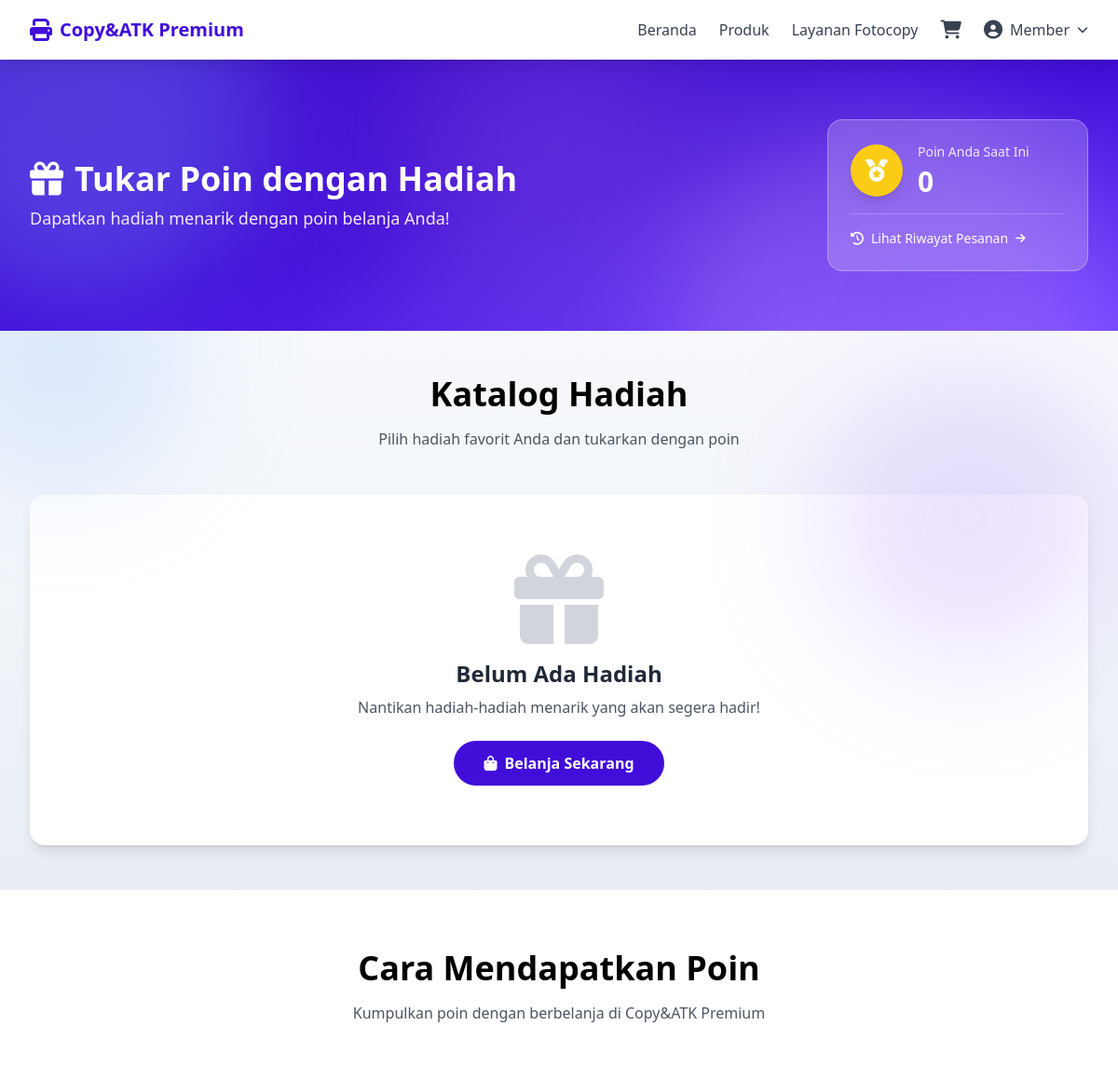
Before: /hadiah.php (signed in, upper part) with the older database file.
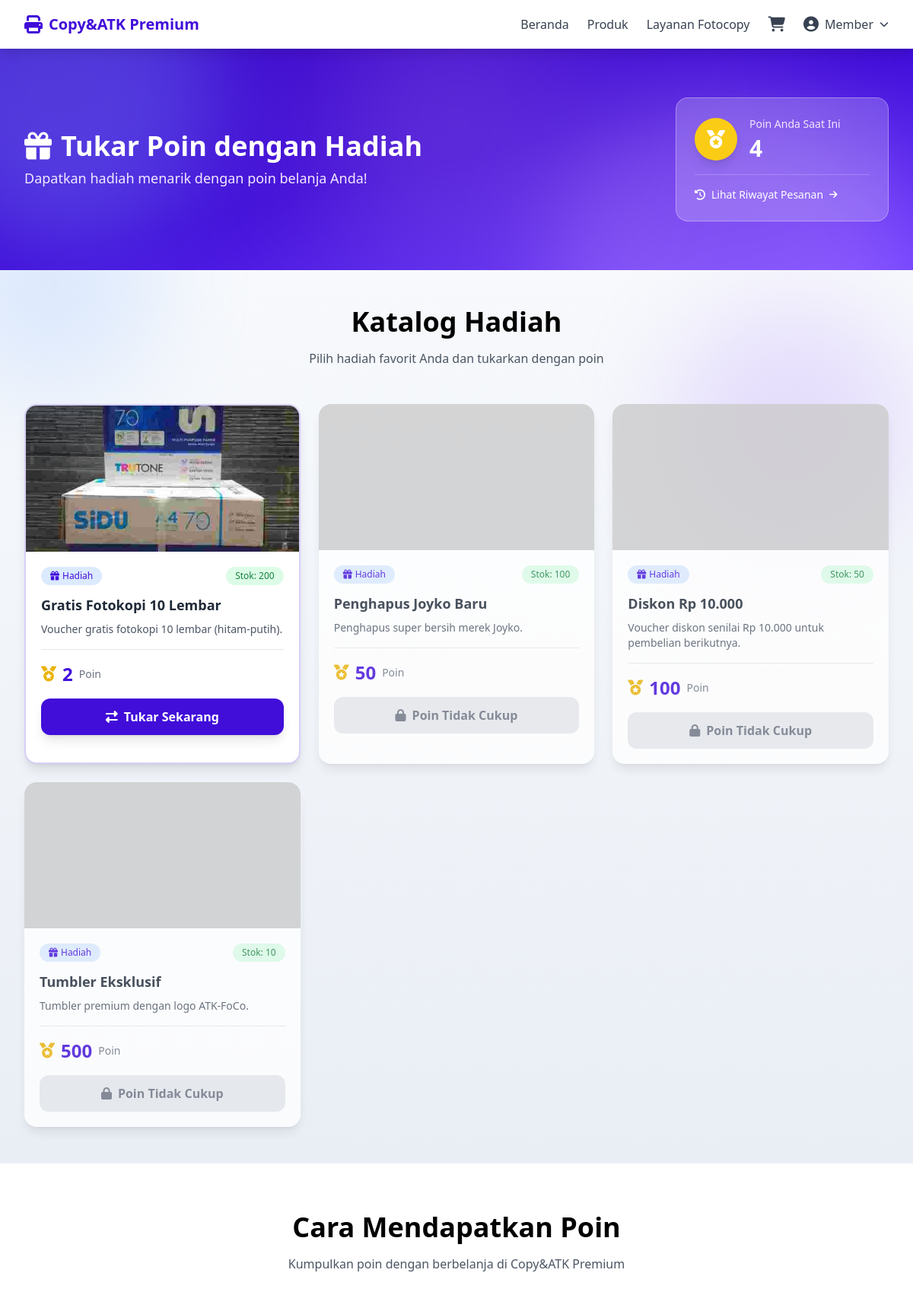
After: the same page with the newer database file.
### tables this page shows
CREATE TABLE `users` (
  `id` int NOT NULL,
  `nama` varchar(100) NOT NULL,
  `email` varchar(100) NOT NULL,
  `password` varchar(255) NOT NULL,
  `role` enum('admin','customer') DEFAULT 'customer',
  `telepon` varchar(20) DEFAULT NULL,
  `poin` int DEFAULT '0',
  `alamat` text,
  `created_at` timestamp NULL DEFAULT CURRENT_TIMESTAMP,
  `updated_at` timestamp NULL DEFAULT CURRENT_TIMESTAMP ON UPDATE CURRENT_TIMESTAMP
);

CREATE TABLE `hadiah_poin` (
  `id` int NOT NULL,
  `nama_hadiah` varchar(255) NOT NULL,
  `deskripsi` text,
  `poin_dibutuhkan` int NOT NULL,
  `stok` int NOT NULL DEFAULT '0',
  `gambar_url` varchar(255) DEFAULT NULL,
  `created_at` timestamp NULL DEFAULT CURRENT_TIMESTAMP,
  `updated_at` timestamp NULL DEFAULT CURRENT_TIMESTAMP ON UPDATE CURRENT_TIMESTAMP
);

### hadiah.php (the view, shortened to what the changed rows need)
<?php
$db = new Database();
$conn = $db->connect();
$user_id = $_SESSION['user_id'];
function get_user_points($conn, $user_id) {
    $poin = 0;
    $stmt = $conn->prepare("SELECT poin FROM users WHERE id = ?");
    $stmt->bind_param("i", $user_id);
    $stmt->execute();
    $result = $stmt->get_result();
    if ($row = $result->fetch_assoc()) {
        $poin = (int)$row['poin'];
    }
    return $poin;
}
function get_all_rewards($conn) {
    $hadiah = [];
    $query = "SELECT id, nama_hadiah, poin_dibutuhkan, stok, gambar_url, deskripsi FROM hadiah_poin ORDER BY poin_dibutuhkan ASC";
    $result = $conn->query($query);
    if ($result) {
        while ($row = $result->fetch_assoc()) {
            $hadiah[] = $row;
        }
    }
    return $hadiah;
}
$poin_saya = get_user_points($conn, $user_id);
$hadiah_list = get_all_rewards($conn);
?>
<!DOCTYPE html>
<html lang="id">
<head>
    <script src="https://cdn.tailwindcss.com"></script>
    <link rel="stylesheet" href="https://cdnjs.cloudflare.com/ajax/libs/font-awesome/6.4.0/css/all.min.css">
</head>
<body class="bg-white">
    <section class="relative overflow-hidden py-16 bg-gradient-to-br from-[#3600c9] via-[#400dd9] to-[#6d3bff] text-white">
        <div class="relative max-w-7xl mx-auto px-4 sm:px-6 lg:px-8">
            <div class="flex flex-col md:flex-row items-center justify-between gap-8">
                <div class="text-center md:text-left">
                    <h1 class="text-3xl md:text-4xl font-bold mb-2">
                        <i class="fas fa-gift mr-3"></i>Tukar Poin dengan Hadiah
                    </h1>
                </div>
                <div class="bg-white/20 backdrop-blur-xl rounded-2xl p-6 min-w-[280px] hover:bg-white/30 transition duration-300 border border-white/30">
                    <div class="flex items-center gap-4">
                        <div>
                            <p class="text-sm text-purple-100 mb-1">Poin Anda Saat Ini</p>
                            <p class="text-3xl font-bold"><?= number_format($poin_saya, 0, ',', '.') ?></p>
                        </div>
                    </div>
                </div>
            </div>
        </div>
    </section>
    <section class="py-12 bg-gradient-to-b from-[#f7f9fc] to-[#e9eef5] relative overflow-hidden">
        <div class="absolute -top-32 -left-20 w-72 h-72 bg-[#a3c6ff] blur-3xl opacity-30 rounded-full"></div>
        <div class="absolute top-10 right-0 w-80 h-80 bg-[#c2a3ff] blur-3xl opacity-30 rounded-full"></div>
        <div class="max-w-7xl mx-auto px-4 sm:px-6 lg:px-8">
            <div class="text-center mb-12">
                <h2 class="text-3xl md:text-4xl font-bold mb-4">Katalog Hadiah</h2>
            </div>
            <div class="grid grid-cols-1 sm:grid-cols-2 lg:grid-cols-3 xl:grid-cols-4 gap-6">
                <?php if (count($hadiah_list) > 0): ?>
                    <?php foreach ($hadiah_list as $hadiah): ?>
                        <?php
                            $is_available = $hadiah['stok'] > 0;
                            $is_redeemable = $poin_saya >= $hadiah['poin_dibutuhkan'] && $is_available;
                        ?>
                        <div class="bg-white rounded-2xl shadow-lg overflow-hidden reward-card <?= $is_redeemable ? 'redeemable border-2 border-[#400dd9]/20' : 'opacity-80' ?>">
                            <div class="h-48 bg-gray-100 flex items-center justify-center overflow-hidden">
                                <?php if ($hadiah['gambar_url']): ?>
                                <img src="<?php echo htmlspecialchars($hadiah['gambar_url']); ?>"
                                     alt="<?php echo htmlspecialchars($hadiah['nama_hadiah']); ?>"
                                     class="w-full h-full object-cover">
                                <?php else: ?>
                                <div class="text-center">
                                    <i class="fas fa-gift text-gray-300 text-6xl"></i>
                                </div>
                                <?php endif; ?>
                            </div>
                            <div class="p-5">
                                <div class="flex items-center justify-between mb-3">
                                    <span class="text-xs bg-blue-100 text-[#400dd9] px-3 py-1 rounded-full font-medium">
                                        <i class="fas fa-gift mr-1"></i>Hadiah
                                    </span>
                                    <span class="text-xs px-3 py-1 rounded-full font-medium <?= $is_available ? 'bg-green-100 text-green-700' : 'bg-red-100 text-red-700' ?>">
                                        <?= $is_available ? 'Stok: ' . number_format($hadiah['stok'], 0, ',', '.') : 'Stok Habis' ?>
                                    </span>
                                </div>
                                <h3 class="font-bold text-lg mb-2 text-gray-800 line-clamp-2">
                                    <?php echo htmlspecialchars($hadiah['nama_hadiah']); ?>
                                </h3>
                                <p class="text-gray-600 text-sm mb-4 line-clamp-2">
                                    <?php echo htmlspecialchars($hadiah['deskripsi'] ?: 'Hadiah menarik untuk Anda.'); ?>
                                </p>
                                <div class="flex items-center justify-between border-t pt-4 mb-4">
                                    <div class="flex items-center gap-2">
                                        <i class="fas fa-medal text-yellow-500 text-xl"></i>
                                        <span class="text-2xl font-bold text-[#400dd9]">
                                            <?php echo number_format($hadiah['poin_dibutuhkan'], 0, ',', '.'); ?>
                                        </span>
                                        <span class="text-gray-500 text-sm">Poin</span>
                                    </div>
                                </div>
                                <?php if ($is_redeemable): ?>
                                    <button onclick="confirmRedeem(<?php echo $hadiah['id']; ?>, '<?php echo htmlspecialchars(addslashes($hadiah['nama_hadiah'])); ?>', <?php echo $hadiah['poin_dibutuhkan']; ?>)"
                                            class="w-full bg-[#400dd9] text-white font-bold py-3 rounded-xl hover:bg-[#350ba1] transition shadow-lg hover:shadow-xl transform hover:scale-[1.02]">
                                        <i class="fas fa-exchange-alt mr-2"></i>Tukar Sekarang
                                    </button>
                                <?php else: ?>
                                    <button disabled
                                            class="w-full bg-gray-200 text-gray-500 font-bold py-3 rounded-xl cursor-not-allowed">
                                        <?php if (!$is_available): ?>
                                            <i class="fas fa-times-circle mr-2"></i>Stok Habis
                                        <?php else: ?>
                                            <i class="fas fa-lock mr-2"></i>Poin Tidak Cukup
                                        <?php endif; ?>
                                    </button>
                                <?php endif; ?>
                            </div>
                        </div>
                    <?php endforeach; ?>
                <?php else: ?>
                    <div class="col-span-full text-center py-16 bg-white rounded-2xl shadow-lg">
                        <i class="fas fa-gift text-gray-300 text-8xl mb-4"></i>
                        <h3 class="text-2xl font-bold text-gray-800 mb-2">Belum Ada Hadiah</h3>
                        <p class="text-gray-600 mb-6">Nantikan hadiah-hadiah menarik yang akan segera hadir!</p>
                        <a href="produk.php" class="inline-block bg-[#400dd9] text-white px-8 py-3 rounded-full font-semibold hover:bg-[#350ba1] hover:shadow-xl transition">
                            <i class="fas fa-shopping-bag mr-2"></i>Belanja Sekarang
                        </a>
                    </div>
                <?php endif; ?>
            </div>
        </div>
    </section>
    <section class="py-16 bg-white">
        <div class="max-w-7xl mx-auto px-4 sm:px-6 lg:px-8">
            <div class="text-center mb-12">
                <h2 class="text-3xl md:text-4xl font-bold mb-4">Cara Mendapatkan Poin</h2>
            </div>
        </div>
    </section>
</body>
</html>

Changed rows visible on the page:
changed users: poin "0" → "4"
added hadiah_poin: gambar_url (picture), stok "200", nama_hadiah "Gratis Fotokopi 10 Lembar", deskripsi "Voucher gratis fotokopi 10 lembar (hitam-putih).", poin_dibutuhkan "2"
added hadiah_poin: stok "100", nama_hadiah "Penghapus Joyko Baru", deskripsi "Penghapus super bersih merek Joyko.", poin_dibutuhkan "50", shows "Poin Tidak Cukup"
added hadiah_poin: stok "50", nama_hadiah "Diskon Rp 10.000", deskripsi "Voucher diskon senilai Rp 10.000 untuk pembelian berikutnya.", poin_dibutuhkan "100", shows "Poin Tidak Cukup"
added hadiah_poin: stok "10", nama_hadiah "Tumbler Eksklusif", deskripsi "Tumbler premium dengan logo ATK-FoCo.", poin_dibutuhkan "500", shows "Poin Tidak Cukup"
Other visible differences:
text no longer shown: "Belum Ada Hadiah Nantikan hadiah-hadiah menarik yang akan segera hadir! Belanja Sekarang"
